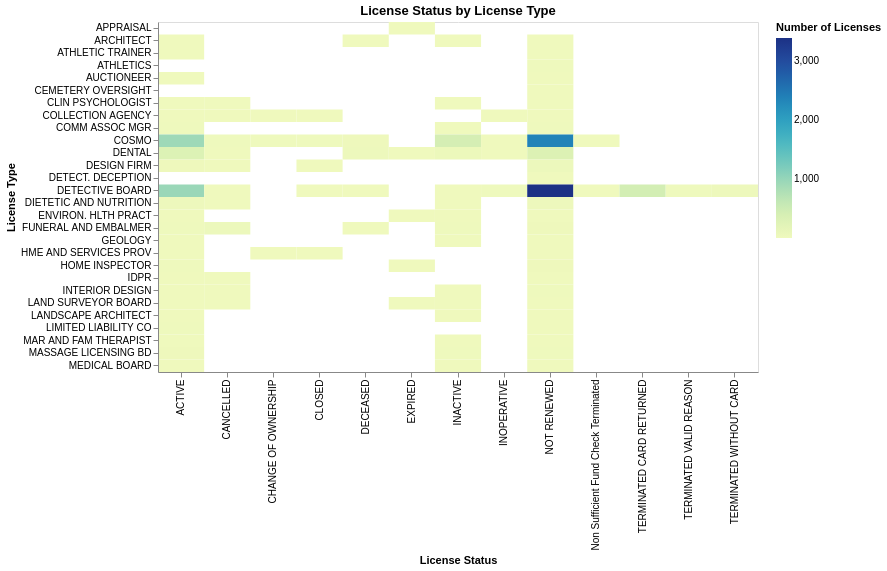

The notebook cell this image was saved under:
### Code cell
dropdown = alt.binding_select(options=["All"] + sorted(df["License Type"].dropna().unique().tolist()), name="Select License Type: ")

license_choice = alt.param(name="license_choice", value="All", bind=dropdown)

viz_2 = alt.Chart(heatmap_data).mark_rect().encode(
    x=alt.X("License Status:N", title="License Status"),
    y=alt.Y("License Type:N", title="License Type"),
    color=alt.Color("Count:Q", title="Number of Licenses"),
    tooltip=["License Type", "License Status", "Count"]
).add_params(
    license_choice
).transform_filter(
    "(license_choice == 'All') || (datum['License Type'] == license_choice)"
).properties(
    title="License Status by License Type",
    width=600,
    height=350
)
viz_2

### Figure 1 — Vega-Lite specification as saved in the notebook (floating-point values rounded to 4 significant figures)
{"config": {"view": {"continuousWidth": 300, "continuousHeight": 300}}, "data": {"name": "data-bb83537810fd5d3cb13e0e728fbc0fb4"}, "mark": {"type": "rect"}, "encoding": {"color": {"field": "Count", "title": "Number of Licenses", "type": "quantitative"}, "tooltip": [{"field": "License Type", "type": "nominal"}, {"field": "License Status", "type": "nominal"}, {"field": "Count", "type": "quantitative"}], "x": {"field": "License Status", "title": "License Status", "type": "nominal"}, "y": {"field": "License Type", "title": "License Type", "type": "nominal"}}, "height": 350, "params": [{"name": "license_choice", "bind": {"input": "select", "options": ["All", "APPRAISAL", "ARCHITECT", "ATHLETIC TRAINER", "ATHLETICS", "AUCTIONEER", "CEMETERY OVERSIGHT", "CLIN PSYCHOLOGIST", "COLLECTION AGENCY", "COMM ASSOC MGR", "COSMO", "DENTAL", "DESIGN FIRM", "DETECT. DECEPTION", "DETECTIVE BOARD", "DIETETIC AND NUTRITION", "ENVIRON. HLTH PRACT", "FUNERAL AND EMBALMER", "GEOLOGY", "HME AND SERVICES PROV", "HOME INSPECTOR", "IDPR", "INTERIOR DESIGN", "LAND SURVEYOR BOARD", "LANDSCAPE ARCHITECT", "LIMITED LIABILITY CO", "MAR AND FAM THERAPIST", "MASSAGE LICENSING BD", "MEDICAL BOARD"], "name": "Select License Type: "}, "value": "All"}], "title": "License Status by License Type", "transform": [{"filter": "(license_choice == 'All') || (datum['License Type'] == license_choice)"}], "width": 600, "$schema": "https://vega.github.io/schema/vega-lite/v6.1.0.json", "datasets": {"data-bb83537810fd5d3cb13e0e728fbc0fb4": [{"License Type": "APPRAISAL", "License Status": "EXPIRED", "Count": 5}, {"License Type": "ARCHITECT", "License Status": "ACTIVE", "Count": 8}, {"License Type": "ARCHITECT", "License Status": "DECEASED", "Count": 1}, {"License Type": "ARCHITECT", "License Status": "INACTIVE", "Count": 5}, {"License Type": "ARCHITECT", "License Status": "NOT RENEWED", "Count": 6}, {"License Type": "ATHLETIC TRAINER", "License Status": "ACTIVE", "Count": 6}, {"License Type": "ATHLETIC TRAINER", "License Status": "NOT RENEWED", "Count": 8}, {"License Type": "ATHLETICS", "License Status": "NOT RENEWED", "Count": 15}, {"License Type": "AUCTIONEER", "License Status": "ACTIVE", "Count": 1}, {"License Type": "AUCTIONEER", "License Status": "NOT RENEWED", "Count": 1}, {"License Type": "CEMETERY OVERSIGHT", "License Status": "NOT RENEWED", "Count": 1}, {"License Type": "CLIN PSYCHOLOGIST", "License Status": "ACTIVE", "Count": 9}, {"License Type": "CLIN PSYCHOLOGIST", "License Status": "CANCELLED", "Count": 5}, {"License Type": "CLIN PSYCHOLOGIST", "License Status": "INACTIVE", "Count": 3}, {"License Type": "CLIN PSYCHOLOGIST", "License Status": "NOT RENEWED", "Count": 7}, {"License Type": "COLLECTION AGENCY", "License Status": "ACTIVE", "Count": 7}, {"License Type": "COLLECTION AGENCY", "License Status": "CANCELLED", "Count": 2}, {"License Type": "COLLECTION AGENCY", "License Status": "CHANGE OF OWNERSHIP", "Count": 1}, {"License Type": "COLLECTION AGENCY", "License Status": "CLOSED", "Count": 2}, {"License Type": "COLLECTION AGENCY", "License Status": "INOPERATIVE", "Count": 1}, {"License Type": "COLLECTION AGENCY", "License Status": "NOT RENEWED", "Count": 8}, {"License Type": "COMM ASSOC MGR", "License Status": "ACTIVE", "Count": 19}, {"License Type": "COMM ASSOC MGR", "License Status": "INACTIVE", "Count": 2}, {"License Type": "COMM ASSOC MGR", "License Status": "NOT RENEWED", "Count": 16}, {"License Type": "COSMO", "License Status": "ACTIVE", "Count": 940}, {"License Type": "COSMO", "License Status": "CANCELLED", "Count": 12}, {"License Type": "COSMO", "License Status": "CHANGE OF OWNERSHIP", "Count": 15}, {"License Type": "COSMO", "License Status": "CLOSED", "Count": 12}, {"License Type": "COSMO", "License Status": "DECEASED", "Count": 23}, {"License Type": "COSMO", "License Status": "INACTIVE", "Count": 412}, {"License Type": "COSMO", "License Status": "INOPERATIVE", "Count": 3}, {"License Type": "COSMO", "License Status": "NOT RENEWED", "Count": 2363}, {"License Type": "COSMO", "License Status": "Non Sufficient Fund Check Terminated", "Count": 1}, {"License Type": "DENTAL", "License Status": "ACTIVE", "Count": 316}, {"License Type": "DENTAL", "License Status": "CANCELLED", "Count": 7}, {"License Type": "DENTAL", "License Status": "DECEASED", "Count": 31}, {"License Type": "DENTAL", "License Status": "EXPIRED", "Count": 4}, {"License Type": "DENTAL", "License Status": "INACTIVE", "Count": 58}, {"License Type": "DENTAL", "License Status": "INOPERATIVE", "Count": 1}, {"License Type": "DENTAL", "License Status": "NOT RENEWED", "Count": 322}, {"License Type": "DESIGN FIRM", "License Status": "ACTIVE", "Count": 23}, {"License Type": "DESIGN FIRM", "License Status": "CANCELLED", "Count": 2}, {"License Type": "DESIGN FIRM", "License Status": "CLOSED", "Count": 2}, {"License Type": "DESIGN FIRM", "License Status": "NOT RENEWED", "Count": 44}, {"License Type": "DETECT. DECEPTION", "License Status": "NOT RENEWED", "Count": 2}, {"License Type": "DETECTIVE BOARD", "License Status": "ACTIVE", "Count": 971}, {"License Type": "DETECTIVE BOARD", "License Status": "CANCELLED", "Count": 2}, {"License Type": "DETECTIVE BOARD", "License Status": "CLOSED", "Count": 3}, {"License Type": "DETECTIVE BOARD", "License Status": "DECEASED", "Count": 1}, {"License Type": "DETECTIVE BOARD", "License Status": "INACTIVE", "Count": 1}, {"License Type": "DETECTIVE BOARD", "License Status": "INOPERATIVE", "Count": 11}, {"License Type": "DETECTIVE BOARD", "License Status": "NOT RENEWED", "Count": 3395}, {"License Type": "DETECTIVE BOARD", "License Status": "Non Sufficient Fund Check Terminated", "Count": 1}, {"License Type": "DETECTIVE BOARD", "License Status": "TERMINATED CARD RETURNED", "Count": 431}, {"License Type": "DETECTIVE BOARD", "License Status": "TERMINATED VALID REASON", "Count": 19}, {"License Type": "DETECTIVE BOARD", "License Status": "TERMINATED WITHOUT CARD", "Count": 32}, {"License Type": "DIETETIC AND NUTRITION", "License Status": "ACTIVE", "Count": 37}, {"License Type": "DIETETIC AND NUTRITION", "License Status": "CANCELLED", "Count": 1}, {"License Type": "DIETETIC AND NUTRITION", "License Status": "INACTIVE", "Count": 7}, {"License Type": "DIETETIC AND NUTRITION", "License Status": "NOT RENEWED", "Count": 28}, {"License Type": "ENVIRON. HLTH PRACT", "License Status": "ACTIVE", "Count": 3}, {"License Type": "ENVIRON. HLTH PRACT", "License Status": "EXPIRED", "Count": 1}, {"License Type": "ENVIRON. HLTH PRACT", "License Status": "INACTIVE", "Count": 4}, {"License Type": "ENVIRON. HLTH PRACT", "License Status": "NOT RENEWED", "Count": 5}, {"License Type": "FUNERAL AND EMBALMER", "License Status": "ACTIVE", "Count": 14}, {"License Type": "FUNERAL AND EMBALMER", "License Status": "CANCELLED", "Count": 44}, {"License Type": "FUNERAL AND EMBALMER", "License Status": "DECEASED", "Count": 4}, {"License Type": "FUNERAL AND EMBALMER", "License Status": "INACTIVE", "Count": 13}, {"License Type": "FUNERAL AND EMBALMER", "License Status": "NOT RENEWED", "Count": 23}, {"License Type": "GEOLOGY", "License Status": "ACTIVE", "Count": 5}, {"License Type": "GEOLOGY", "License Status": "INACTIVE", "Count": 1}, {"License Type": "GEOLOGY", "License Status": "NOT RENEWED", "Count": 1}, {"License Type": "HME AND SERVICES PROV", "License Status": "ACTIVE", "Count": 5}, {"License Type": "HME AND SERVICES PROV", "License Status": "CHANGE OF OWNERSHIP", "Count": 1}, {"License Type": "HME AND SERVICES PROV", "License Status": "CLOSED", "Count": 2}, {"License Type": "HME AND SERVICES PROV", "License Status": "NOT RENEWED", "Count": 8}, {"License Type": "HOME INSPECTOR", "License Status": "ACTIVE", "Count": 14}, {"License Type": "HOME INSPECTOR", "License Status": "EXPIRED", "Count": 8}, {"License Type": "HOME INSPECTOR", "License Status": "NOT RENEWED", "Count": 24}, {"License Type": "IDPR", "License Status": "ACTIVE", "Count": 6}, {"License Type": "IDPR", "License Status": "CANCELLED", "Count": 1}, {"License Type": "IDPR", "License Status": "NOT RENEWED", "Count": 2}, {"License Type": "INTERIOR DESIGN", "License Status": "ACTIVE", "Count": 2}, {"License Type": "INTERIOR DESIGN", "License Status": "CANCELLED", "Count": 1}, {"License Type": "INTERIOR DESIGN", "License Status": "INACTIVE", "Count": 5}, {"License Type": "INTERIOR DESIGN", "License Status": "NOT RENEWED", "Count": 14}, {"License Type": "LAND SURVEYOR BOARD", "License Status": "ACTIVE", "Count": 5}, {"License Type": "LAND SURVEYOR BOARD", "License Status": "CANCELLED", "Count": 1}, {"License Type": "LAND SURVEYOR BOARD", "License Status": "EXPIRED", "Count": 3}, {"License Type": "LAND SURVEYOR BOARD", "License Status": "INACTIVE", "Count": 4}, {"License Type": "LAND SURVEYOR BOARD", "License Status": "NOT RENEWED", "Count": 4}, {"License Type": "LANDSCAPE ARCHITECT", "License Status": "ACTIVE", "Count": 3}, {"License Type": "LANDSCAPE ARCHITECT", "License Status": "INACTIVE", "Count": 2}, {"License Type": "LANDSCAPE ARCHITECT", "License Status": "NOT RENEWED", "Count": 2}, {"License Type": "LIMITED LIABILITY CO", "License Status": "ACTIVE", "Count": 15}, {"License Type": "LIMITED LIABILITY CO", "License Status": "NOT RENEWED", "Count": 6}, {"License Type": "MAR AND FAM THERAPIST", "License Status": "ACTIVE", "Count": 7}, {"License Type": "MAR AND FAM THERAPIST", "License Status": "INACTIVE", "Count": 1}, {"License Type": "MAR AND FAM THERAPIST", "License Status": "NOT RENEWED", "Count": 6}, {"License Type": "MASSAGE LICENSING BD", "License Status": "ACTIVE", "Count": 23}, {"License Type": "MASSAGE LICENSING BD", "License Status": "INACTIVE", "Count": 12}, {"License Type": "MASSAGE LICENSING BD", "License Status": "NOT RENEWED", "Count": 17}, {"License Type": "MEDICAL BOARD", "License Status": "ACTIVE", "Count": 1}, {"License Type": "MEDICAL BOARD", "License Status": "INACTIVE", "Count": 2}, {"License Type": "MEDICAL BOARD", "License Status": "NOT RENEWED", "Count": 3}]}}
